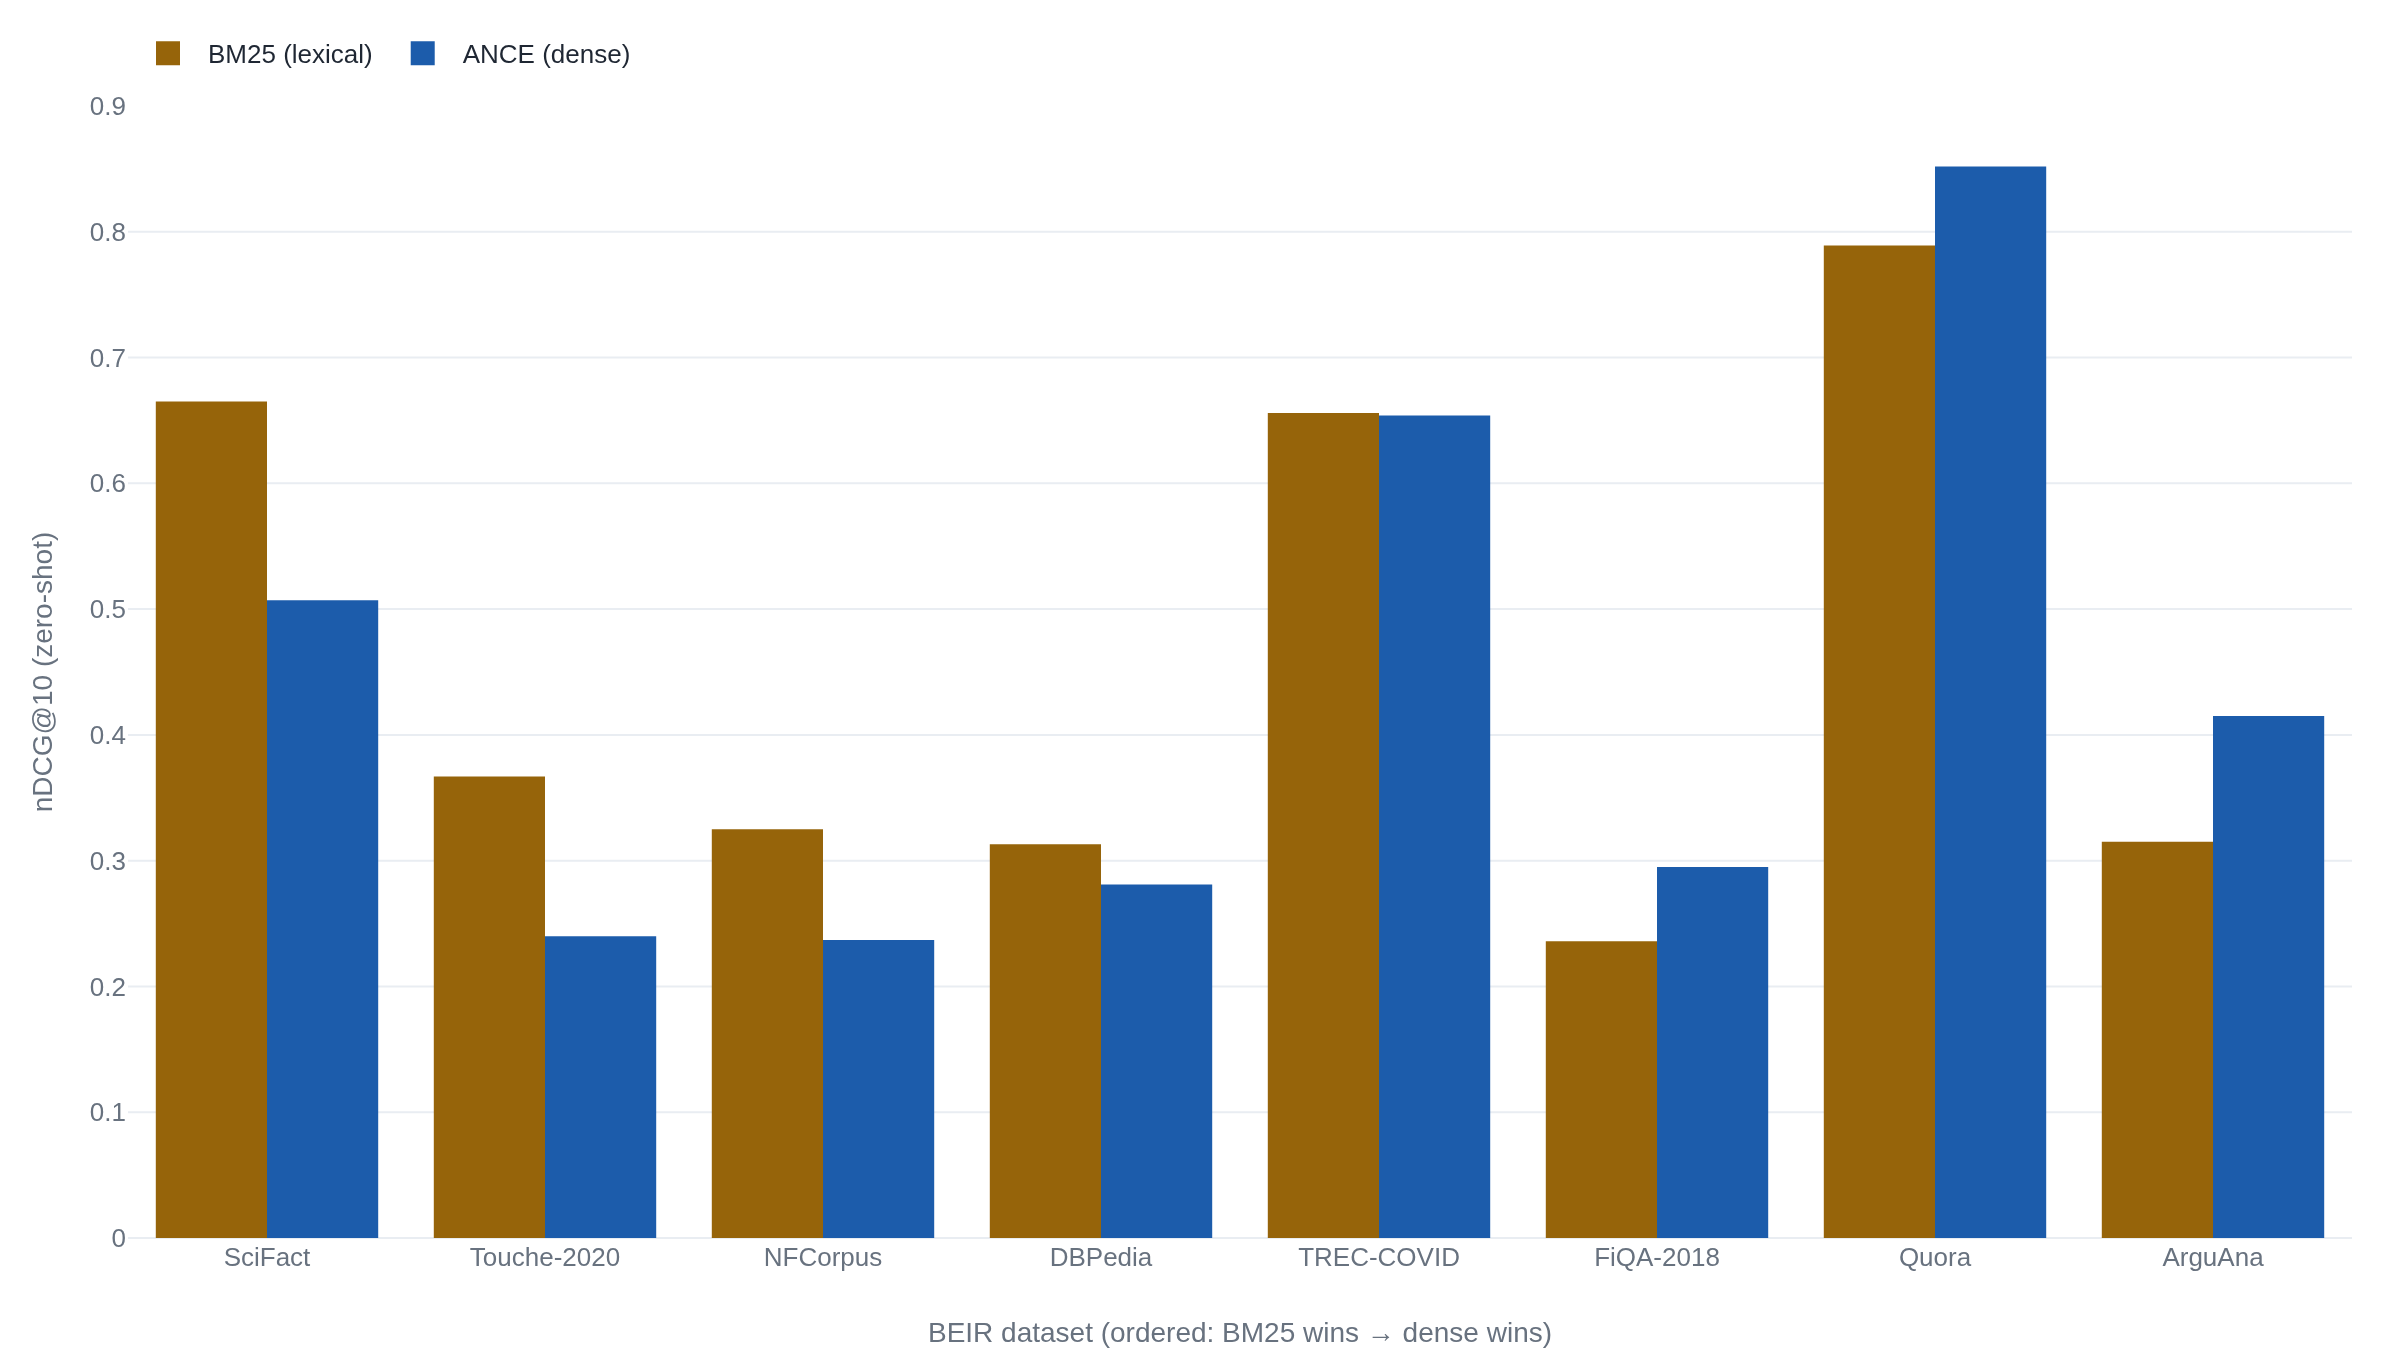

Here is the Python script that generated this plot:
import plotly.graph_objects as go

# BEIR nDCG@10, zero-shot (Thakur et al., 2021, Table 4). A lexical retriever
# (BM25) against a dense bi-encoder (ANCE), on eight BEIR datasets. Datasets are
# ordered by (ANCE - BM25): BM25 wins on the left, dense wins on the right.
# Neither retriever dominates, and where they disagree is corpus-specific.
datasets = [
    "SciFact",
    "Touche-2020",
    "NFCorpus",
    "DBPedia",
    "TREC-COVID",
    "FiQA-2018",
    "Quora",
    "ArguAna",
]
bm25 = [0.665, 0.367, 0.325, 0.313, 0.656, 0.236, 0.789, 0.315]
ance = [0.507, 0.240, 0.237, 0.281, 0.654, 0.295, 0.852, 0.415]

fig = go.Figure()
fig.add_trace(go.Bar(name="BM25 (lexical)", x=datasets, y=bm25))
fig.add_trace(go.Bar(name="ANCE (dense)", x=datasets, y=ance))
fig.update_layout(
    barmode="group",
    yaxis_title="nDCG@10 (zero-shot)",
    xaxis_title="BEIR dataset (ordered: BM25 wins → dense wins)",
    legend=dict(orientation="h", yanchor="bottom", y=1.02, xanchor="left", x=0),
)
fig.update_yaxes(range=[0, 0.9])
